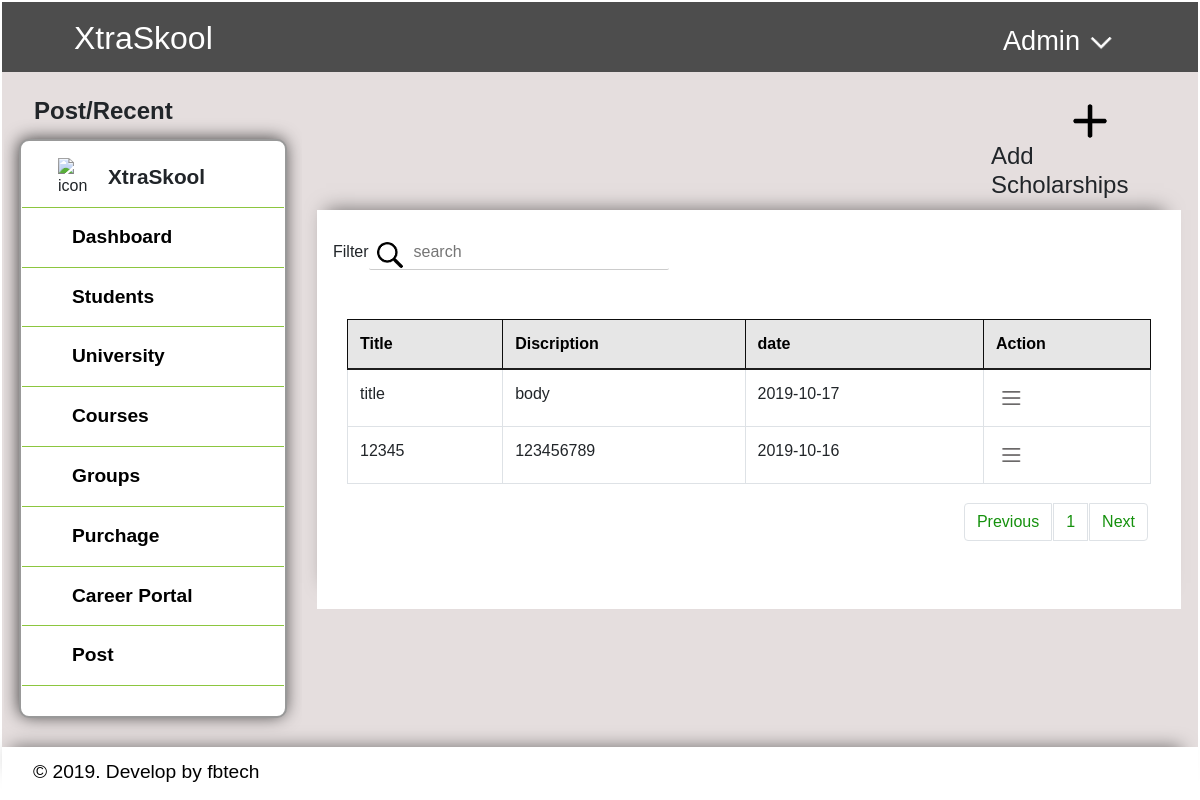
Page /scholarships.php on the committed database.
### tables this page shows
CREATE TABLE `scholarships` (
  `scholar_id` int(255) NOT NULL,
  `title` text NOT NULL,
  `discription` text NOT NULL,
  `cdate` date NOT NULL
);

### scholarships.php (the view, shortened to what this page needs)
<?php
include('header.php'); ?>
<?php
    $con = db_connect();
    $results_per_page = 10;
    $count="SELECT * FROM `scholarships`";
    $result = mysqli_query($con, $count);
    $number_of_results = mysqli_num_rows($result);
    $number_of_pages = ceil($number_of_results/$results_per_page);
    if (!isset($_GET['page'])) {
        $page = 1;
        $prev = 1;
        $next = 1;
    } else {
        $page = $_GET['page'];
        $prev = $page - 1;
        $next = $page + 1;
    }
    $this_page_first_result = ($page-1)*$results_per_page;
      if( isset( $_POST['search'] ) ) {
        $searchKey = $_POST['search'];
        $sql = "SELECT * FROM scholarships WHERE CONCAT(`scholar_id`, `title`, `discription`, `cdate`) LIKE  '%".$searchKey."%'";
    } else {
        $sql='SELECT * FROM scholarships LIMIT ' . $this_page_first_result . ',' .  $results_per_page;
        $searchKey = "search";
    }
    $result = mysqli_query($con, $sql);
?>
    <div class="student_body">
		<div class="row">
			<div class="col-sm-12">
				<div class="sileMenuSection col-sm-3 float-left">
					<h2>Post/Recent</h2>
					<div class=" sideMenu">
						<div id="logo_menu">
							<img src="image/logo.PNG" alt="icon">
							<h6>XtraSkool</h6>
						</div>
						<a href="dashboard.php" style="border-top: 1px solid #8CC63F;">Dashboard</a>
						<a href="students.php">Students</a>
						<a href="university.php">University</a>
						<a href="courses.php">Courses</a>
						<a href="groups.php">Groups</a>
						<a href="purchage.php">Purchage</a>
						<a href="career.php">Career Portal</a>
						<a href="post.php">Post</a>
					</div>
                </div>
                <div class="col-sm-9 float-right mt-4 " >
                    <div class="col-sm-3 float-right" data-toggle="modal" data-target="#exampleModal">
                        <img  src="image/plus.PNG" alt="add icon" style="width:40px; hiegth:40px; margin-left:90px;">
                        <h4 style="margin-left:10px;">Add Scholarships</h4>
                    </div>
                    <div class="col-sm-12 float-left pt-4 pb-5" style="box-shadow: -4px -13px 18px -13px rgba(0,0,0,0.5); background-color:white;" >
                        <form action="" method="POST">
                         Filter<input class="seachBox" name="search" type="input" placeholder="<?php echo $searchKey;?>">
                          </form>
                        <div   class=" col-sm-12 float-right pt-5  " style="overflow-y: auto;">
                            <table class="table table-bordered " style="with:100%; border: 1px solid #0b0b0b !important;">
                                <thead style="background-color: #e6e6e6; color: black;">
                                    <tr>
                                        <th scope="col">Title</th>
                                        <th scope="col">Discription</th>
                                        <th scope="col">date</th>
                                        <th scope="col">Action</th>
                                    </tr>
                                 </thead>
                            <tbody>
                            <?php
								while ($rows = mysqli_fetch_object($result))
								{
							?>
                                <tr>
                                    <td><?php echo $rows->title; ?></td>
						            <td><?php echo $rows->discription; ?></td>
						            <td><?php echo $rows->cdate; ?></td>
                                    <td>
                                        <div class=" dropleft">
                                        <img  class=" dropdown-toggle" data-toggle="dropdown" aria-haspopup="true" aria-expanded="false" src="image/action.PNG" alt="action" style="margin-auto;width:30px;hiegth:30px;">
                                        </div>
                                    </td>
                                </tr>
                                <?php
                                }
                            ?>
                            </tbody>
                            </table>
                           <nav aria-label="Page navigation example" class="float-right" >
                                <ul class="pagination" >
                                    <?php
                                        echo '<li class="page-item"><a style="color:#15910d;" class="page-link"  href="purchage.php?page=' . $prev . '">' . 'Previous' . '</a> ';
                                    ?>
                                    <?php
                                        for ($page=1;$page<=$number_of_pages;$page++) {
                                            echo '<li class="page-item"><a style="color:#15910d;" class="page-link"  href="purchage.php?page=' . $page . '">' . $page . '</a> ';
                                        }
                                    ?>
                                    <?php
                                        echo '<li class="page-item"><a style="color:#15910d;" class="page-link"  href="purchage.php?page=' . $next . '">' . 'Next' . '</a> ';
                                    ?>
                                </ul>
                             </nav>
                        </div>
                    </div>
                </div>
			</div>
			</div>
		</div>
<?php
include('footer.php');
?>

### css/main.css (style rules this page uses)
* { margin: 0; padding: 1px; font-family: 'PT Sans', sans-serif; }
.sileMenuSection { margin: 20px 0px 0px 0px; overflow: hidden; }
.sileMenuSection h2 { padding-left: 15px; padding-bottom: 5px; font-size: 1.5rem; font-weight: bold; }
#logo_menu { padding: 10px 35px; width: 100%; }
#logo_menu img { width: 40px; height: 40px; float: left; margin-top: 5px; margin-bottom: 10px; }
#logo_menu h6 { float: left; margin: 12px 10px; font-size: 1.3rem; font-weight: bold; }
.sideMenu { background-color: white; width: ; float: left; border: 2px solid #999999; border-radius: 10px; opacity: 1; padding-bottom: 30px; margin-bottom: 25px; box-shadow: -1px -1px 17px -1px rgba(0,0,0,0.75); -webkit-box-shadow: -1px -1px 17px -1px rgba(0,0,0,0.75); -moz-box-shadow: -1px -1px 17px -1px rgba(0,0,0,0.75); }
.sideMenu a { font-weight: bold; padding: 15px 50px; width: 100%; float: left; color: black; text-decoration: none; font-size: 1.2rem; border-bottom: 1px solid #8CC63F; opacity: 1; }
.seachBox { width: 300px; box-sizing: border-box; border: none; border-bottom: 1px solid #ccc; font-size: 16px; background-color: none; background-image: url('../image/search.PNG'); background-size: auto; background-position: 8px 7px; background-repeat: no-repeat; padding: 5px 10px 5px 45px; border-radius: 2px; outline: none; }
.student_body { background-color: #e5dede; }
.table thead th { vertical-align: bottom; border-bottom: 1px solid #1e1e1e; border-bottom-width: 2px; }
.table-bordered th { border: 1px solid #0d0d0d; border-bottom-color: rgb(13, 13, 13); border-bottom-style: solid; border-bottom-width: 1px; }

### rows in the picture
scholarships: title "title", discription "body", cdate "2019-10-17"
scholarships: title "12345", discription "123456789", cdate "2019-10-16"
